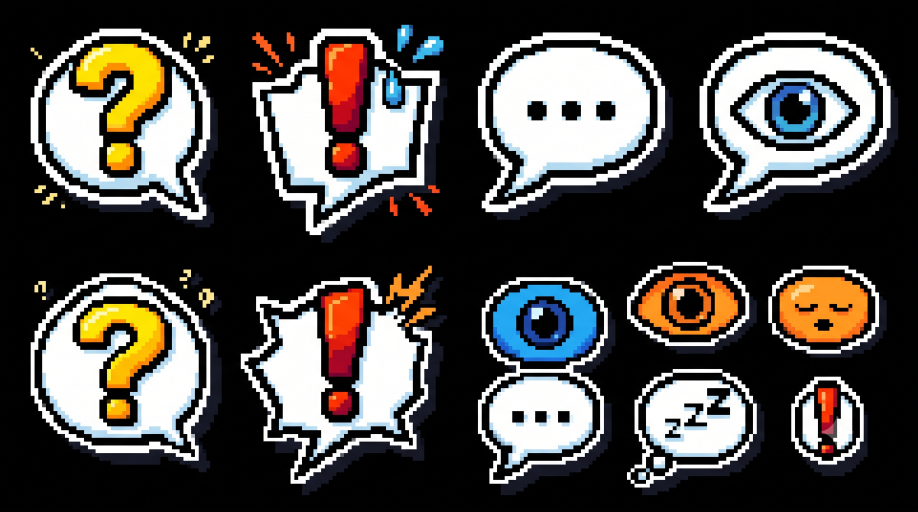
#> input picture assets-src/kimdong/emotes.png, 2752 x 1536 px (shown at 1/3 size)
$ python -i build.py   (imports and definitions only)
#> lines starting #> are read from the running program, lines starting #| are printed output that depends on the picture
#> further down, picture is the input picture: PIL image 2752x1536 RGBA; mean R, G, B, A 76.6, 73.4, 69.8, 255
"""Build the game-ready Võ Thị Sáu art and audio assets from generated media and procedural art tools.

Outputs:
  public/assets/vothisau/web/        (vothisau-cover.webp, vothisau-codex.webp)
  public/assets/vothisau/images/     (portraits, ground tiles, props, emotes, items, fx)
  public/assets/vothisau/sprites/    (sau.png, french_soldier.png, viet_gian.png, cai_tong.png, villagers, dong_chi_bay.png)
  public/assets/vothisau/audio/      (bgm and sfx .wav files)

Uses standard Pillow and Python standard library (wave, math, struct, random).
"""

from __future__ import annotations

import math
import os
import random
import struct
import sys
import wave
from pathlib import Path

# [6 lines not run here, left out]

from PIL import Image, ImageChops, ImageDraw, ImageFilter

ROOT = Path(__file__).resolve().parents[2]
BRAIN = Path(r"C:\Users\NinhLe\.gemini\antigravity-ide\brain\b71a68b4-9970-4c14-96f4-a73e5564d4cc")
ASSETS = ROOT / "public" / "assets" / "vothisau"
WEB_DIR = ASSETS / "web"
IMAGES_DIR = ASSETS / "images"
SPRITES_DIR = ASSETS / "sprites"
AUDIO_DIR = ASSETS / "audio"

# [2 lines not run here, left out]

# ---------------------------------------------------------------------------------------------
# Image utilities & Background Removal
# ---------------------------------------------------------------------------------------------

def _lut_mask(img: Image.Image, test) -> Image.Image:
    return img.point([255 if test(v) else 0 for v in range(256)])

# [57 lines left out: functions flood_from_border, grow_into, remove_white_bg, tight_bbox, not called in this run]

def make_seamless(img: Image.Image, blend_w: int = 40) -> Image.Image:
    """Make an image tile seamlessly by blending opposite edges."""
#> called with blend_w = 40
    w, h = img.size
#> w = 2752; h = 1536
    rgba = img.convert("RGBA")
    # Shift by half
    shifted = Image.new("RGBA", (w, h))
#> shifted: PIL image 2752x1536 RGBA; every value is 0
    shifted.paste(rgba.crop((w // 2, 0, w, h)), (0, 0))
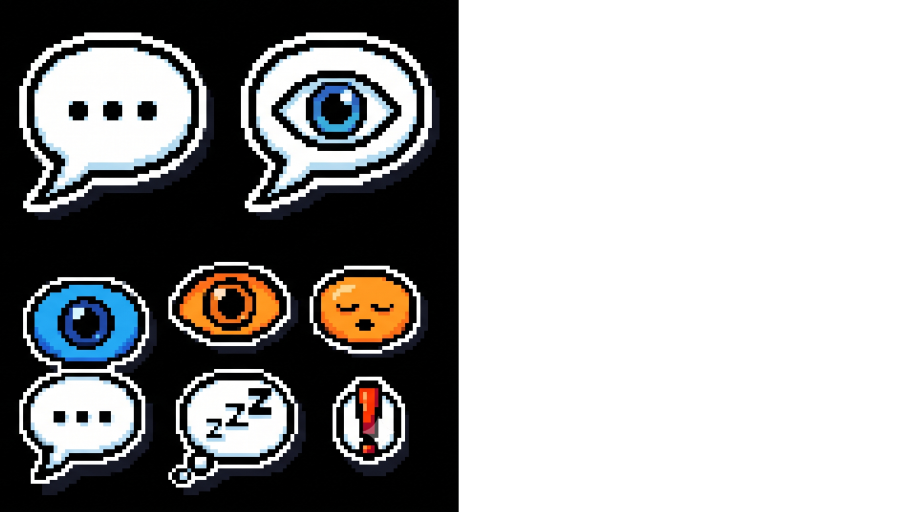
#> shifted: PIL image 2752x1536 RGBA (shown at 1/3 size); mean R, G, B, A 36.1, 36.1, 36, 127.5; transparent parts drawn white
    shifted.paste(rgba.crop((0, 0, w // 2, h)), (w // 2, 0))
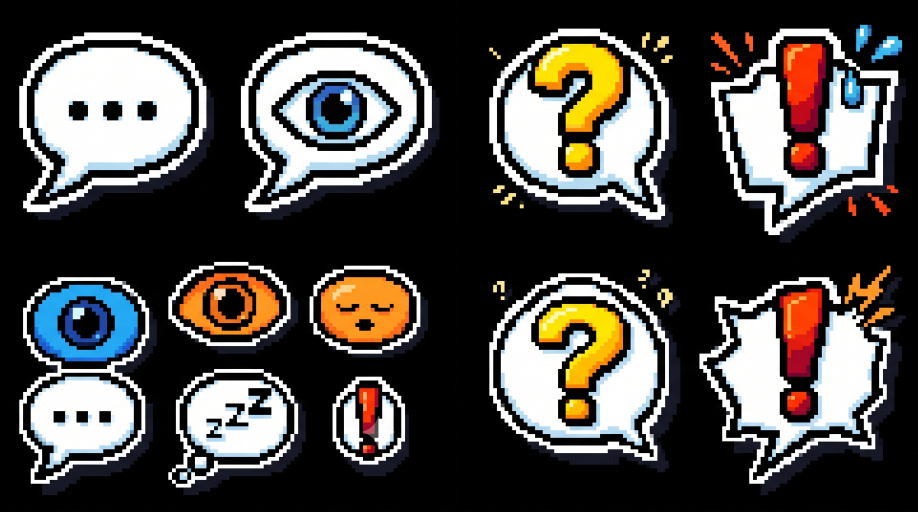
#> shifted: PIL image 2752x1536 RGBA (shown at 1/3 size); mean R, G, B, A 76.6, 73.4, 69.8, 255
    # Shift vertical
    res = Image.new("RGBA", (w, h))
    res.paste(shifted.crop((0, h // 2, w, h)), (0, 0))
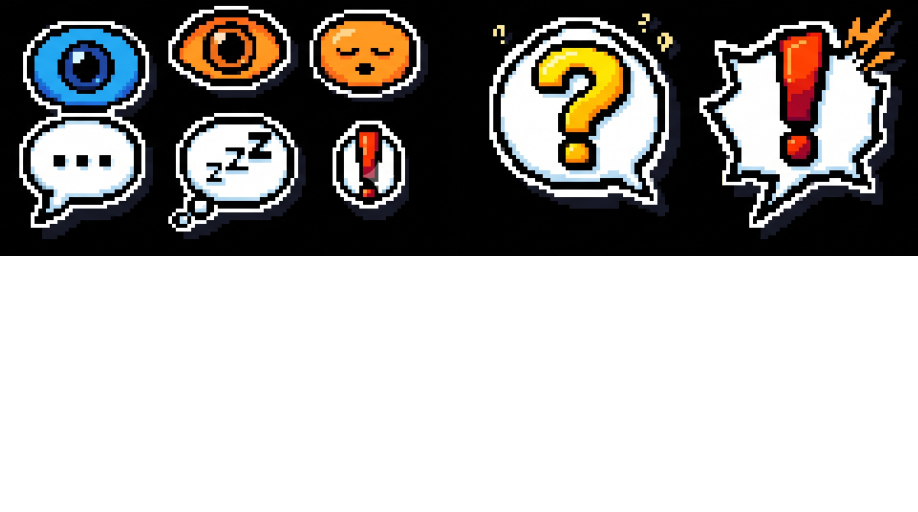
#> res: PIL image 2752x1536 RGBA (shown at 1/3 size); mean R, G, B, A 37.6, 35.5, 33.3, 127.5; transparent parts drawn white
    res.paste(shifted.crop((0, 0, w, h // 2)), (0, h // 2))
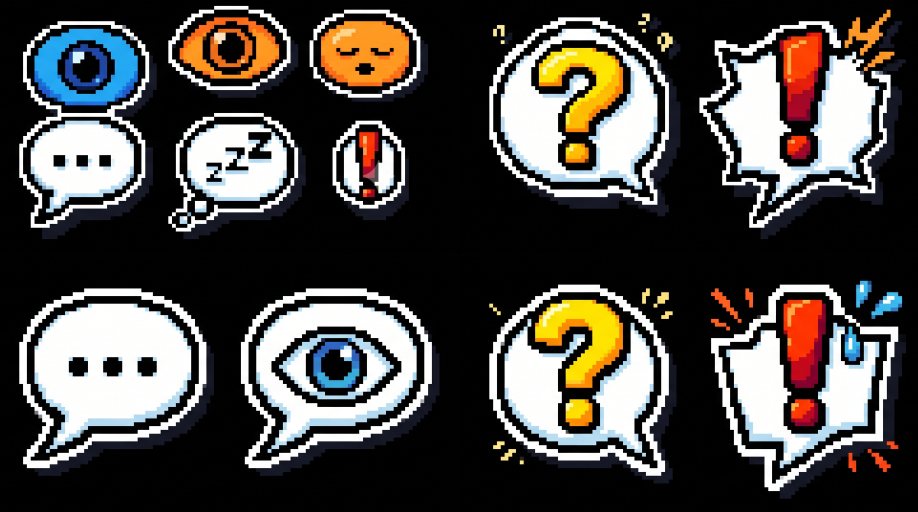
#> res: PIL image 2752x1536 RGBA (shown at 1/3 size); mean R, G, B, A 76.6, 73.4, 69.8, 255

    # Feather central seam with original
    mask_x = Image.new("L", (w, h), 0)
#> mask_x: PIL image 2752x1536 L; every value is 0
    draw_x = ImageDraw.Draw(mask_x)
    for i in range(blend_w):
        val = int(255 * (1 - abs(i - blend_w // 2) / (blend_w // 2)))
        x = w // 2 - blend_w // 2 + i
        draw_x.line([(x, 0), (x, h)], fill=val)
    mask_x = mask_x.filter(ImageFilter.GaussianBlur(8))
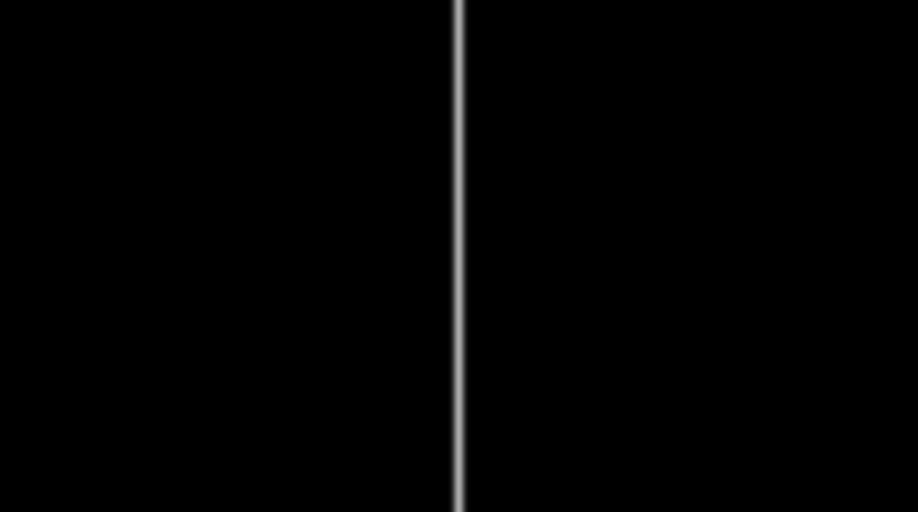
#> mask_x: PIL image 2752x1536 L (shown at 1/3 size); min 0, max 172, mean 1.8

    out = Image.composite(rgba, res, mask_x)
    return out.convert("RGB")

# [347 lines left out: functions save_png, save_webp, build_web_and_portraits, build_grounds_and_props, build_items_and_fx, not called in this run]

# ---------------------------------------------------------------------------------------------
# 4. Spritesheets (Đợt 1)
# ---------------------------------------------------------------------------------------------

# Character look palettes
SKIN = (242, 201, 160)
SKIN_SHADOW = (210, 165, 125)

LOOKS = {
    "sau": {
        "top": (47, 111, 115),
        "top_dark": (31, 74, 77),
        "bottom": (21, 21, 28),
        "bottom_dark": (14, 14, 18),
        "hair": (20, 17, 15),
        "scarf": (216, 66, 59),
        "scarf_pattern": True,
    },
    "french_soldier": {
        "top": (140, 138, 82),
        "top_dark": (95, 93, 51),
        "bottom": (75, 74, 44),
        "bottom_dark": (50, 49, 29),
        "hair": (58, 42, 26),
        "hat": "helmet",
        "hat_color": (63, 74, 44),
        "armed": True,
    },
    "viet_gian": {
        "top": (95, 112, 128),
        "top_dark": (62, 76, 88),
        "bottom": (46, 54, 64),
        "bottom_dark": (30, 36, 42),
        "hair": (26, 26, 26),
        "hat": "kepi",
        "hat_color": (62, 76, 88),
        "armband": (185, 28, 28),
        "armed": True,
    },
    "cai_tong": {
        "top": (29, 29, 34),
        "top_dark": (15, 15, 18),
        "bottom": (42, 42, 48),
        "bottom_dark": (25, 25, 30),
        "hair": (17, 17, 17),
        "hat": "cap",
        "hat_color": (17, 17, 20),
        "armband": (216, 66, 59),
        "armed": True,
        "stout": True,
    },
    "dong_chi_bay": {
        "top": (107, 74, 43),
        "top_dark": (74, 50, 27),
        "bottom": (58, 42, 28),
        "bottom_dark": (38, 28, 18),
        "hair": (220, 220, 220),
        "hat": "towel",
        "hat_color": (233, 226, 207),
    },
    "villager_a": {
        "top": (185, 138, 74),
        "top_dark": (138, 100, 49),
        "bottom": (59, 44, 31),
        "bottom_dark": (40, 30, 20),
        "hair": (26, 20, 16),
        "hat": "conical",
        "hat_color": (220, 197, 125),
    },
    "villager_b": {
        "top": (75, 106, 155),
        "top_dark": (52, 73, 109),
        "bottom": (42, 42, 42),
        "bottom_dark": (28, 28, 28),
        "hair": (26, 20, 16),
        "hat": "conical",
        "hat_color": (205, 181, 110),
    },
    "villager_c": {
        "top": (154, 74, 58),
        "top_dark": (110, 48, 37),
        "bottom": (45, 45, 45),
        "bottom_dark": (30, 30, 30),
        "hair": (42, 31, 24),
        "hat": "towel",
        "hat_color": (220, 215, 195),
    },
}

# [446 lines left out: functions draw_character_frame, build_spritesheets, write_wav, build_audio, main, not called in this run]

# [2 lines not run here, left out]

>>> from PIL import Image
>>> picture = Image.open('../../assets-src/kimdong/emotes.png')
>>> result = make_seamless(picture)
